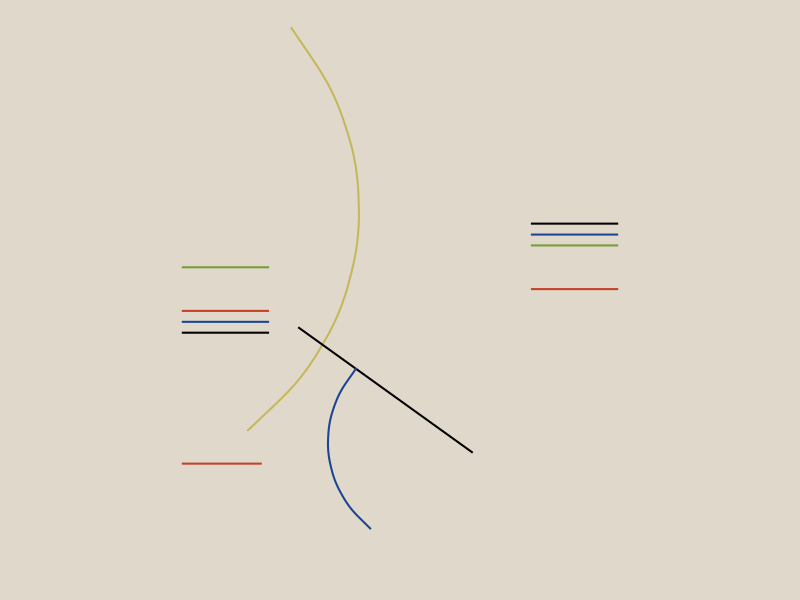

Reproduce this figure in R. (Note: this script raises an error after producing the figure.)
## ---- chunk 1
knitr::opts_chunk$set(echo = TRUE)
## ---- chunk 2
library(ggplot2)
## ---- chunk 3
ggplot()+
  # right-side lines
  geom_segment(aes(x=3.4, xend=4, y=1.4, yend=1.4), size=.7, color="black") +
  geom_segment(aes(x=3.4, xend=4, y=1.2, yend=1.2), size=.7, color="#1B4594") +
  geom_segment(aes(x=3.4, xend=4, y=1, yend=1), size=.7, color="#779D39") +
  geom_segment(aes(x=3.4, xend=4, y=.2, yend=.2), size=.7, color="#C64026") +
  # left-side lines
  geom_segment(aes(x=1, xend=1.6, y=.6, yend=.6), size=.7, color="#779D39") +
  geom_segment(aes(x=1, xend=1.6, y=-.2, yend=-.2), size=.7, color="#C64026") +
  geom_segment(aes(x=1, xend=1.6, y=-.4, yend=-.4), size=.7, color="#1B4594") +
  geom_segment(aes(x=1, xend=1.6, y=-.6, yend=-.6), size=.7, color="black") +
  geom_segment(aes(x=1, xend=1.55, y=-3, yend=-3), size=.7, color="#C64026") +
  # middle section
  geom_curve(aes(yend=5, y=-2.4, x=1.45, xend=1.75), curvature = .45, color="#C5B75B", size=.7) +
  geom_segment(aes(x=1.8, xend=3, y=-.5, yend=-2.8), size=.7, color="black", size=.7) +
  geom_curve(aes(yend=-4.2, y=-1.25, x=2.2, xend=2.3), curvature = .45, color="#1B4594", size=.7) +
  xlim(0,5) + ylim(-5,5) +
  theme_void() +
  theme(plot.background = element_rect(fill="#E0D9CB", color=NA),
        panel.background = element_rect(fill="#E0D9CB", color=NA)) +
  ggsave("my-plot.png", height=4.816, width=4.8)
